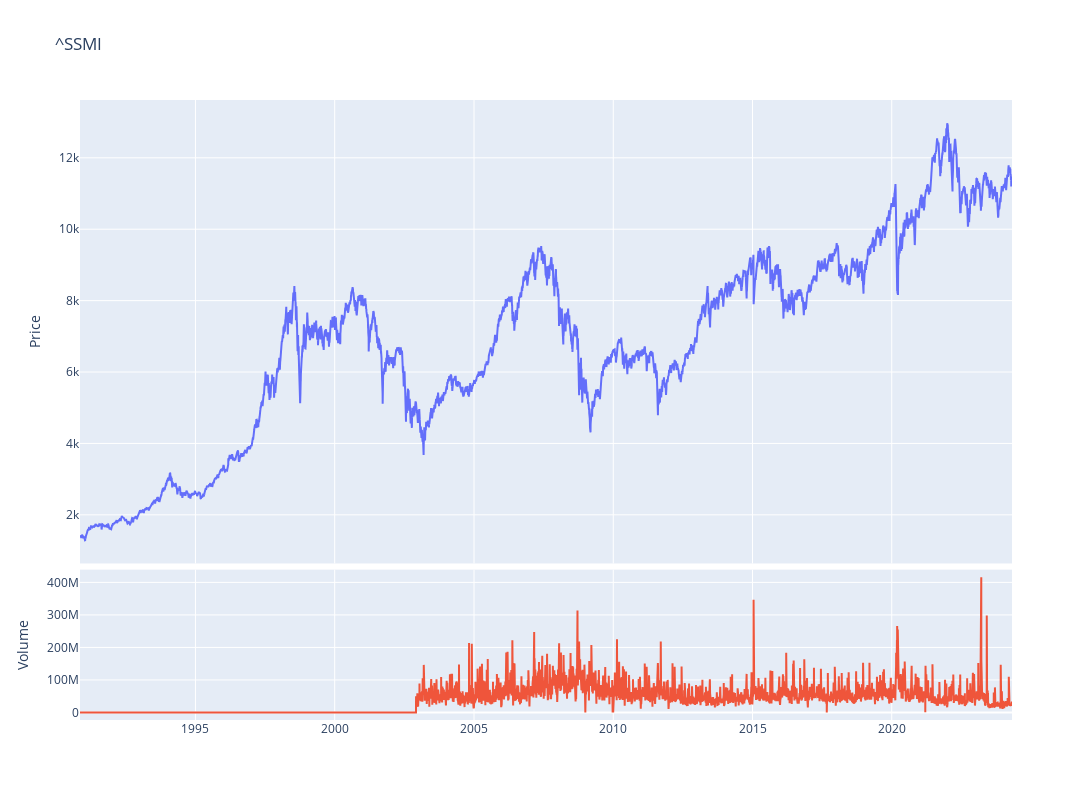

Write notebook code for a chart like this one.
### Code cell
fig = make_subplots(rows=4, cols=1,shared_xaxes=True,vertical_spacing=0.01,specs=[[{'rowspan':3,'colspan':1}],[None],[None],[{'rowspan':1,'colspan':1}]])

# Graph (1,1)
fig.add_trace(go.Scatter(x=stock_ticker.index,y=stock_ticker['Adj Close'],mode="lines",name=f"{ticker}"),row=1, col=1)
# Update xaxis properties
fig.update_yaxes(title_text="Price", row=1, col=1)

# Graph (4,1)
fig.add_trace(go.Scatter(x=stock_ticker.index,y=stock_ticker['Volume'],mode="lines",name='Volume'),row=4, col=1)
fig.update_yaxes(title_text="Volume", row=4, col=1)

fig.update_layout(height=800, width=1300,showlegend=False,title=f"{ticker}")

fig.show()

### Figure 1 — Plotly figure (JSON) as saved in the notebook; plotly's stock layout.template omitted (floating-point values rounded to 4 significant figures; data arrays with more than 128 entries replaced by an {"elided": "..."} marker saying what was removed)
{"data": [{"mode": "lines", "name": "^SSMI", "type": "scatter", "x": {"elided": "8406 str values"}, "xaxis": "x", "y": {"elided": "8406 float values"}, "yaxis": "y"}, {"mode": "lines", "name": "Volume", "type": "scatter", "x": {"elided": "8406 str values"}, "xaxis": "x2", "y": {"elided": "8406 int values"}, "yaxis": "y2"}], "layout": {"height": 800, "showlegend": false, "title": {"text": "^SSMI"}, "width": 1300, "xaxis": {"anchor": "y", "domain": [0, 1], "matches": "x2", "showticklabels": false}, "xaxis2": {"anchor": "y2", "domain": [0, 1]}, "yaxis": {"anchor": "x", "domain": [0.2525, 1], "title": {"text": "Price"}}, "yaxis2": {"anchor": "x2", "domain": [0, 0.2425], "title": {"text": "Volume"}}}}
